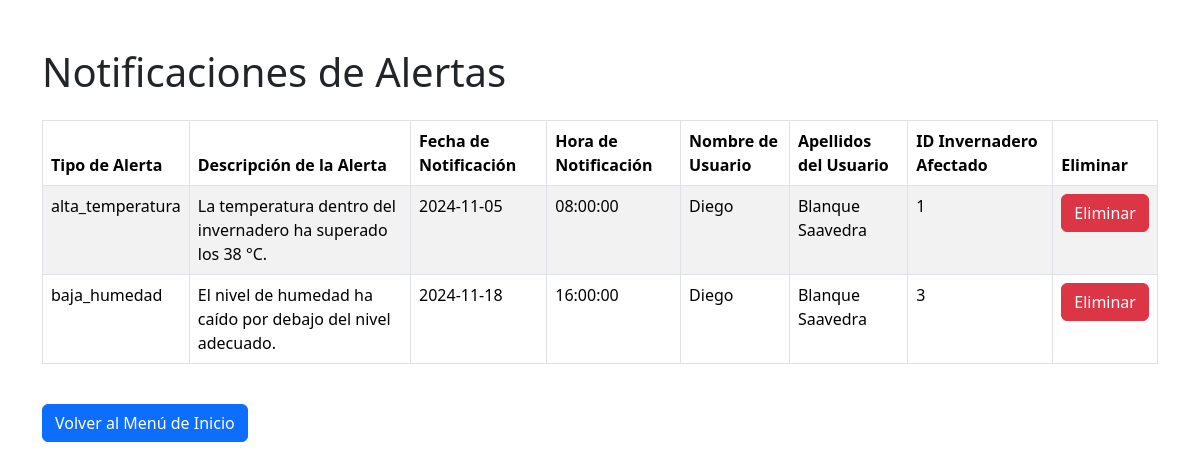
/secestandar/alertas.php (signed in), run on the app's committed database.
### tables this page shows
CREATE TABLE `notificacionalertausuario` (
  `idNotificacion` int(11) NOT NULL,
  `fechaNotificacion` date NOT NULL,
  `horaNotificacion` time NOT NULL,
  `idUsuario` int(11) NOT NULL,
  `id_Invernadero` int(11) NOT NULL,
  `idAlerta` int(11) DEFAULT NULL
);

CREATE TABLE `alertas` (
  `idAlerta` int(11) NOT NULL,
  `tipoAlerta` varchar(50) NOT NULL,
  `descripcionAlerta` varchar(100) DEFAULT NULL
);

CREATE TABLE `usuarios` (
  `idUsuario` int(11) NOT NULL,
  `nombreUsuario` varchar(30) NOT NULL,
  `apellidoUsuario` varchar(50) NOT NULL,
  `emailUsuario` varchar(50) NOT NULL,
  `passwordUsuario` varchar(50) NOT NULL,
  `telefonoUsuario` int(11) NOT NULL,
  `rolUsuario` varchar(15) NOT NULL
);

CREATE TABLE `invernadero` (
  `id_Invernadero` int(11) NOT NULL,
  `ubicacionInvernadero` varchar(50) NOT NULL,
  `idUsuario` int(11) NOT NULL
);

### secestandar/alertas.php (the view, shortened to what this page needs)
<?php
$server = "localhost:3306";
$user = "root";
$pass = "";
$base = "gestioninvernaderos";
$dwes = mysqli_connect($server, $user, $pass, $base);
$idUsuario = $_SESSION['idUsuario'];
$query = "
    SELECT
        a.idAlerta,
        a.tipoAlerta,
        a.descripcionAlerta,
        na.fechaNotificacion,
        na.horaNotificacion,
        u.nombreUsuario,
        u.apellidoUsuario AS apellidosUsuario,
        i.id_Invernadero AS Invernadero_Afectado
    FROM
        notificacionAlertaUsuario na
    JOIN
        usuarios u ON na.idUsuario = u.idUsuario
    JOIN
        alertas a ON na.idAlerta = a.idAlerta
    JOIN
        invernadero i ON na.id_Invernadero = i.id_Invernadero
    WHERE
        na.idUsuario = ?";
$stmt = mysqli_prepare($dwes, $query);
mysqli_stmt_bind_param($stmt, "i", $idUsuario);
mysqli_stmt_execute($stmt);
$result = mysqli_stmt_get_result($stmt);
?>
<!DOCTYPE html>
<html lang="es">
<head>
    <link href="https://cdn.jsdelivr.net/npm/bootstrap@5.3.3/dist/css/bootstrap.min.css" rel="stylesheet">
</head>
<body>
    <div class="container mt-5">
        <h1 class="mb-4">Notificaciones de Alertas</h1>
        <table class="table table-striped table-bordered">
            <thead>
                <tr>
                    <th>Tipo de Alerta</th>
                    <th>Descripción de la Alerta</th>
                    <th>Fecha de Notificación</th>
                    <th>Hora de Notificación</th>
                    <th>Nombre de Usuario</th>
                    <th>Apellidos del Usuario</th>
                    <th>ID Invernadero Afectado</th>
                    <th>Eliminar</th>
                </tr>
            </thead>
            <tbody>
                <?php
                if ($result && mysqli_num_rows($result) > 0) {
                    while ($row = mysqli_fetch_assoc($result)) {
                        echo "<tr>
                                <td>{$row['tipoAlerta']}</td>
                                <td>{$row['descripcionAlerta']}</td>
                                <td>{$row['fechaNotificacion']}</td>
                                <td>{$row['horaNotificacion']}</td>
                                <td>{$row['nombreUsuario']}</td>
                                <td>{$row['apellidosUsuario']}</td>
                                <td>{$row['Invernadero_Afectado']}</td>
                                <td>
                                    <form method='POST' style='display:inline-block;'>
                                        <input type='hidden' name='idAlerta' value='{$row['idAlerta']}'>
                                        <input type='submit' name='delete' value='Eliminar' class='btn btn-danger'>
                                    </form>
                                </td>
                              </tr>";
                    }
                } else {
                    echo "<tr><td colspan='8'>No se han encontrado notificaciones de alertas</td></tr>";
                }
                ?>
            </tbody>
        </table>
        <a href="../agrosmart_estandar.php" class="btn btn-primary mt-4">Volver al Menú de Inicio</a>
    </div>
</body>
</html>

### data on the page
notificacionalertausuario: idAlerta.tipoAlerta "alta_temperatura", idAlerta.descripcionAlerta "La temperatura dentro del invernadero ha superado los 38 °C.", fechaNotificacion "2024-11-05", horaNotificacion "08:00:00", idUsuario.nombreUsuario "Diego", idUsuario.apellidoUsuario "Blanque Saavedra", id_Invernadero.id_Invernadero "1"
notificacionalertausuario: idAlerta.tipoAlerta "baja_humedad", idAlerta.descripcionAlerta "El nivel de humedad ha caído por debajo del nivel adecuado.", fechaNotificacion "2024-11-18", horaNotificacion "16:00:00", idUsuario.nombreUsuario "Diego", idUsuario.apellidoUsuario "Blanque Saavedra", id_Invernadero.id_Invernadero "3"
